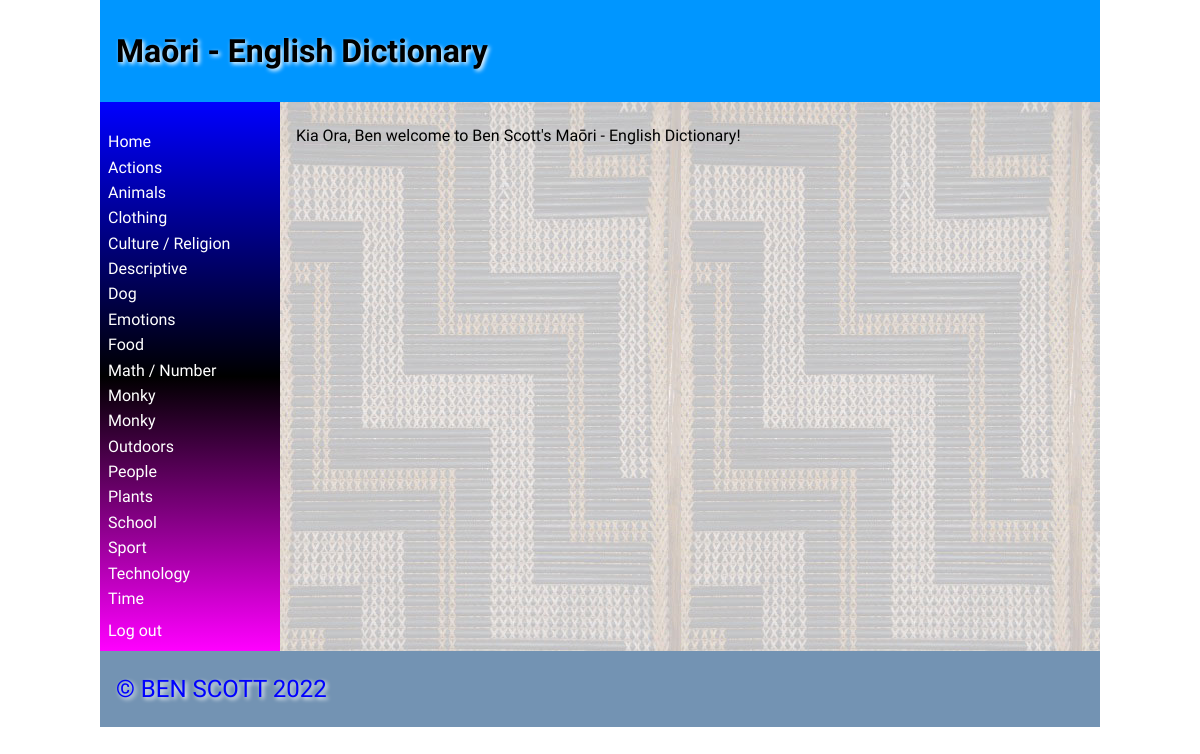
Screenshot of / (signed in) with the database file from the repository.
### tables this page shows
CREATE TABLE categories
(
	id integer
		constraint categories_pk
			primary key autoincrement,
	category varchar(30)
);

### app.py (the view, shortened to what this page needs)
@app.route('/', methods=['POST', 'GET'])
def web_main_page():
    return render_template('home.html', categories=get_category_list(), logged_in=is_logged_in(), teacher=is_teacher())

### app.py (called while the page is built)
def create_connection(db_file):
    try:
        connection = sqlite3.connect(db_file)
        return connection
    except Error as e:
        print(e)
    return None

def get_category_list():
    con = create_connection(DATABASE)
    query = "SELECT category, id FROM categories ORDER BY category ASC "
    cur = con.cursor()
    cur.execute(query)
    category_list = cur.fetchall()
    con.close()
    return category_list

def is_teacher():
    if session.get("role") == '1':
        print("Is a teacher")
        return True
    return False

def is_logged_in():
    if session.get("email") is None:
        print("Not logged in")
        return False
    else:
        print("Logged in")
        return True

### templates/home.html (shortened to what this page needs)
{% extends 'base.html' %}
{% block heading %}Maōri - English Dictionary{% endblock %}
{% block main %}
<p>Kia Ora, {{ session.first_name }} welcome to Ben Scott's Maōri - English Dictionary!</p>
{% endblock %}

### templates/base.html (shortened to what this page needs)
<!doctype html>
<html lang="en">
<head>
	<link href="{{ url_for('static', filename='css/style.css') }}" rel="stylesheet">
</head>
<body>
	<div id="container">
		<header>
			<h1>{% block heading %}MAORI DICTIONARY!{% endblock %}</h1>
		</header>
		<nav>
			<ul>
                <li><a href="/">Home</a></li>
				<div class="category">
				{% for category in categories %}
					<div class ="category-box">
						<li><a href="/category/{{ category[1] }}">{{ category[0] }}</a></li>
					</div>
                {% endfor %}
				</div>
				<li> </li>
				{% if logged_in %}
				<li><a href="/logout">Log out</a></li>
				{% else %}
				<li><a href="/login">Login</a></li>
				{% endif %}
			</ul>
		</nav>
		<main>
		{% block main %}{% endblock %}
        </main>
		<footer>
			<p>
				&copy; BEN SCOTT 2022
			</p>
		</footer>
	</div>
</body>
</html>

### static/css/style.css (style rules this page uses)
* { font-family: Comfortaa, sans-serif; margin: 0; padding: 0; box-sizing: border-box; }
#container { display: grid; grid-template-columns: 75px auto; grid-template-areas: 'nav header' 'main main' 'footer footer'; }
header { grid-area: header; background-color: #0096FF; padding: 1rem; }
nav { grid-area: nav; }
main { grid-area: main; padding: 1rem; background-color: #edd; }
h1, h2, h3, h4 { padding: 1rem 0; font-family: 'Suez One', serif; color: #000; text-shadow: 2px 2px 4px #fff; }
p { padding: 0.5rem 0; }
a { color: #222; }
footer { grid-area: footer; padding: 1rem; background-color: #7393B3; }
footer p { color: #0000FF; text-shadow: 2px 2px 4px #fff; font-size: 1.5rem; }
@media only screen and (min-width: 768px) { #container { grid-template-columns: 180px auto; grid-template-areas: 'header header' 'nav main' 'footer footer'; } }
@media only screen and (min-width: 768px) { nav { background: linear-gradient(180deg, rgba(0,0,255,1) 0%, rgba(0, 0, 0, 1) 50%, rgba(255,0,255,1) 100%); padding: 0.5rem; } }
@media only screen and (min-width: 768px) { nav ul { list-style: none; } }
@media only screen and (min-width: 768px) { nav li { padding: 0.2rem 0; } }
@media only screen and (min-width: 768px) { nav a { color: #fff; text-decoration: none; } }
@media only screen and (min-width: 768px) { main { background-image: url('static/images/poutama.jpg'); } }
@media only screen and (min-width: 1000px) { #container { width: 1000px; margin: auto; } }

### rows the page displays
categories: category "Actions"
categories: category "Animals"
categories: category "Clothing"
categories: category "Culture / Religion"
categories: category "Descriptive"
categories: category "Dog"
categories: category "Emotions"
categories: category "Food"
categories: category "Math / Number"
categories: category "Monky"
categories: category "Monky"
categories: category "Outdoors"
categories: category "People"
categories: category "Plants"
categories: category "School"
categories: category "Sport"
categories: category "Technology"
categories: category "Time"

### other values shown
{{ session.first_name }} "Ben"
